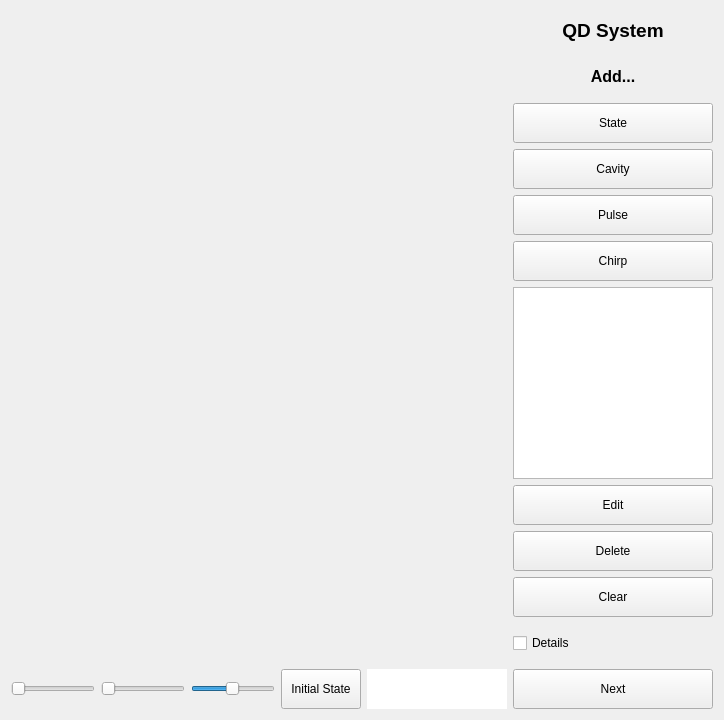
      <widget class="QWidget" name="tab_system">
       <attribute name="title">
        <string>System</string>
       </attribute>
       <layout class="QGridLayout" name="gridLayout_2">
        <item row="11" column="3">
         <widget class="HoverButton" name="input_initial_state">
          <property name="minimumSize">
           <size>
            <width>0</width>
            <height>40</height>
           </size>
          </property>
          <property name="text">
           <string>Initial State</string>
          </property>
         </widget>
        </item>
        <item row="0" column="5">
         <widget class="QLabel" name="label_title_qdsystem">
          <property name="minimumSize">
           <size>
            <width>0</width>
            <height>40</height>
           </size>
          </property>
          <property name="maximumSize">
           <size>
            <width>16777215</width>
            <height>40</height>
           </size>
          </property>
          <property name="frameShape">
           <enum>QFrame::NoFrame</enum>
          </property>
          <property name="frameShadow">
           <enum>QFrame::Plain</enum>
          </property>
          <property name="text">
           <string>&lt;html&gt;&lt;head/&gt;&lt;body&gt;&lt;p align=&quot;center&quot;&gt;&lt;span style=&quot; font-size:14pt; font-weight:700;&quot;&gt;QD System&lt;/span&gt;&lt;/p&gt;&lt;/body&gt;&lt;/html&gt;</string>
          </property>
         </widget>
        </item>
        <item row="2" column="5">
         <widget class="HoverButton" name="button_add_electronic_state">
          <property name="minimumSize">
           <size>
            <width>0</width>
            <height>40</height>
           </size>
          </property>
          <property name="maximumSize">
           <size>
            <width>200</width>
            <height>40</height>
           </size>
          </property>
          <property name="text">
           <string>State</string>
          </property>
         </widget>
        </item>
        <item row="8" column="5">
         <widget class="HoverButton" name="button_modify_delete">
          <property name="minimumSize">
           <size>
            <width>0</width>
            <height>40</height>
           </size>
          </property>
          <property name="maximumSize">
           <size>
            <width>200</width>
            <height>40</height>
           </size>
          </property>
          <property name="text">
           <string>Delete</string>
          </property>
          <property name="flat">
           <bool>false</bool>
          </property>
         </widget>
        </item>
        <item row="0" column="0" rowspan="11" colspan="5">
         <widget class="QLabel" name="label_output_system">
          <property name="minimumSize">
           <size>
            <width>0</width>
            <height>0</height>
           </size>
          </property>
          <property name="acceptDrops">
           <bool>true</bool>
          </property>
          <property name="frameShape">
           <enum>QFrame::NoFrame</enum>
          </property>
          <property name="frameShadow">
           <enum>QFrame::Plain</enum>
          </property>
          <property name="text">
           <string>&lt;html&gt;&lt;head/&gt;&lt;body&gt;&lt;p align=&quot;center&quot;&gt;&lt;br/&gt;&lt;/p&gt;&lt;/body&gt;&lt;/html&gt;</string>
          </property>
         </widget>
        </item>
        <item row="4" column="5">
         <widget class="HoverButton" name="button_add_optical_pulse">
          <property name="minimumSize">
           <size>
            <width>0</width>
            <height>40</height>
           </size>
          </property>
          <property name="maximumSize">
           <size>
            <width>200</width>
            <height>40</height>
           </size>
          </property>
          <property name="text">
           <string>Pulse</string>
          </property>
         </widget>
        </item>
        <item row="1" column="5">
         <widget class="QLabel" name="label_5">
          <property name="minimumSize">
           <size>
            <width>0</width>
            <height>40</height>
           </size>
          </property>
          <property name="maximumSize">
           <size>
            <width>200</width>
            <height>40</height>
           </size>
          </property>
          <property name="text">
           <string>&lt;html&gt;&lt;head/&gt;&lt;body&gt;&lt;p align=&quot;center&quot;&gt;&lt;span style=&quot; font-size:12pt; font-weight:700;&quot;&gt;Add...&lt;/span&gt;&lt;/p&gt;&lt;/body&gt;&lt;/html&gt;</string>
          </property>
         </widget>
        </item>
        <item row="10" column="5">
         <widget class="QCheckBox" name="input_draw_details">
          <property name="minimumSize">
           <size>
            <width>0</width>
            <height>40</height>
           </size>
          </property>
          <property name="maximumSize">
           <size>
            <width>200</width>
            <height>40</height>
           </size>
          </property>
          <property name="statusTip">
           <string/>
          </property>
          <property name="text">
           <string>Details</string>
          </property>
          <property name="checked">
           <bool>false</bool>
          </property>
         </widget>
        </item>
        <item row="11" column="4">
         <widget class="QLineEdit" name="textinput_initial_state">
          <property name="minimumSize">
           <size>
            <width>0</width>
            <height>40</height>
           </size>
          </property>
          <property name="font">
           <font>
            <pointsize>11</pointsize>
            <bold>true</bold>
           </font>
          </property>
          <property name="styleSheet">
           <string notr="true">border-left-width: 0px; border-top-left-radius: 0px; border-bottom-left-radius: 0px;</string>
          </property>
          <property name="text">
           <string/>
          </property>
          <property name="frame">
           <bool>true</bool>
          </property>
          <property name="alignment">
           <set>Qt::AlignCenter</set>
          </property>
         </widget>
        </item>
        <item row="11" column="2">
         <widget class="QSlider" name="slider_state_grouping">
          <property name="minimumSize">
           <size>
            <width>0</width>
            <height>40</height>
           </size>
          </property>
          <property name="toolTip">
           <string>Adjust state grouping threshold</string>
          </property>
          <property name="minimum">
           <number>1</number>
          </property>
          <property name="maximum">
           <number>100</number>
          </property>
          <property name="value">
           <number>50</number>
          </property>
          <property name="orientation">
           <enum>Qt::Horizontal</enum>
          </property>
         </widget>
        </item>
        <item row="7" column="5">
         <widget class="HoverButton" name="button_modify_edit">
          <property name="minimumSize">
           <size>
            <width>0</width>
            <height>40</height>
           </size>
          </property>
          <property name="maximumSize">
           <size>
            <width>200</width>
            <height>40</height>
           </size>
          </property>
          <property name="text">
           <string>Edit</string>
          </property>
          <property name="flat">
           <bool>false</bool>
          </property>
         </widget>
        </item>
        <item row="5" column="5">
         <widget class="HoverButton" name="button_add_electronic_shift">
          <property name="minimumSize">
           <size>
            <width>0</width>
            <height>40</height>
           </size>
          </property>
          <property name="maximumSize">
           <size>
            <width>200</width>
            <height>40</height>
           </size>
          </property>
          <property name="mouseTracking">
           <bool>true</bool>
          </property>
          <property name="text">
           <string>Chirp</string>
          </property>
         </widget>
        </item>
        <item row="11" column="0">
         <widget class="QSlider" name="slider_state_separator">
          <property name="minimumSize">
           <size>
            <width>0</width>
            <height>40</height>
           </size>
          </property>
          <property name="toolTip">
           <string>Adjust visible state separation</string>
          </property>
          <property name="minimum">
           <number>1</number>
          </property>
          <property name="maximum">
           <number>100</number>
          </property>
          <property name="orientation">
           <enum>Qt::Horizontal</enum>
          </property>
         </widget>
        </item>
        <item row="9" column="5">
         <widget class="HoverButton" name="button_modify_clear">
          <property name="minimumSize">
           <size>
            <width>0</width>
            <height>40</height>
           </size>
          </property>
          <property name="maximumSize">
           <size>
            <width>200</width>
            <height>40</height>
           </size>
          </property>
          <property name="text">
           <string>Clear</string>
          </property>
          <property name="flat">
           <bool>false</bool>
          </property>
         </widget>
        </item>
        <item row="6" column="5">
         <widget class="QListView" name="list_components">
          <property name="minimumSize">
           <size>
            <width>0</width>
            <height>40</height>
           </size>
          </property>
          <property name="maximumSize">
           <size>
            <width>200</width>
            <height>16777215</height>
           </size>
          </property>
          <property name="verticalScrollBarPolicy">
           <enum>Qt::ScrollBarAlwaysOff</enum>
          </property>
          <property name="horizontalScrollBarPolicy">
           <enum>Qt::ScrollBarAlwaysOff</enum>
          </property>
          <property name="editTriggers">
           <set>QAbstractItemView::NoEditTriggers</set>
          </property>
          <property name="defaultDropAction">
           <enum>Qt::IgnoreAction</enum>
          </property>
          <property name="viewMode">
           <enum>QListView::ListMode</enum>
          </property>
         </widget>
        </item>
        <item row="3" column="5">
         <widget class="HoverButton" name="button_add_cavity">
          <property name="minimumSize">
           <size>
            <width>0</width>
            <height>40</height>
           </size>
          </property>
          <property name="maximumSize">
           <size>
            <width>200</width>
            <height>40</height>
           </size>
          </property>
          <property name="text">
           <string>Cavity</string>
          </property>
         </widget>
        </item>
        <item row="11" column="5">
         <widget class="QPushButton" name="button_next_tab_system_to_config">
          <property name="minimumSize">
           <size>
            <width>0</width>
            <height>40</height>
           </size>
          </property>
          <property name="maximumSize">
           <size>
            <width>200</width>
            <height>40</height>
           </size>
          </property>
          <property name="text">
           <string>Next</string>
          </property>
          <property name="checkable">
           <bool>false</bool>
          </property>
         </widget>
        </item>
        <item row="11" column="1">
         <widget class="QSlider" name="slider_state_x_seperation">
          <property name="minimumSize">
           <size>
            <width>0</width>
            <height>40</height>
           </size>
          </property>
          <property name="toolTip">
           <string>Adjust state grouping threshold</string>
          </property>
          <property name="minimum">
           <number>1</number>
          </property>
          <property name="maximum">
           <number>100</number>
          </property>
          <property name="orientation">
           <enum>Qt::Horizontal</enum>
          </property>
         </widget>
        </item>
       </layout>
      </widget>
